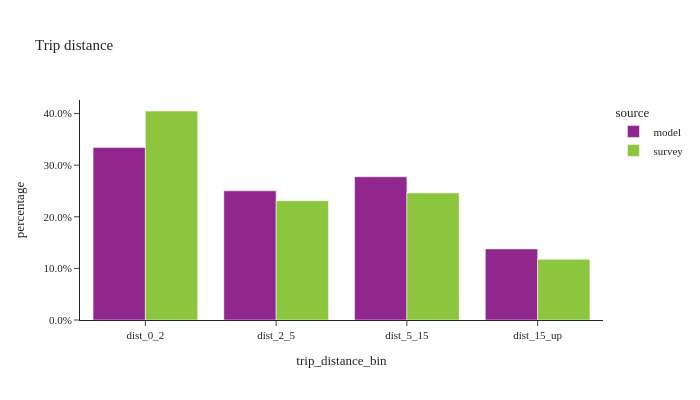

Notebook cell for this chart:
### Code cell
util.plot_share_barchart(trip_data, 'trip_weight', 'trip_distance_bin', title="Trip distance")

### Figure 1 — Plotly figure (JSON) as saved in the notebook; plotly's stock layout.template omitted (floating-point values rounded to 4 significant figures)
{"data": [{"alignmentgroup": "True", "customdata": [[4126000.0, 4126000.0], [3089000.0, 3089000.0], [3426000.0, 3426000.0], [1700000.0, 1700000.0]], "hovertemplate": "source=model<br>trip_distance_bin=%{x}<br>percentage=%{y}<br>weighted_sum=%{customdata[0]}<br>sample_size=%{customdata[1]}<extra></extra>", "legendgroup": "model", "marker": {"color": "#91268F", "pattern": {"shape": ""}}, "name": "model", "offsetgroup": "model", "orientation": "v", "showlegend": true, "textposition": "auto", "type": "bar", "x": ["dist_0_2", "dist_2_5", "dist_5_15", "dist_15_up"], "xaxis": "x", "y": [0.3343, 0.2503, 0.2776, 0.1377], "yaxis": "y"}, {"alignmentgroup": "True", "customdata": [[6503000.0, 18500.0], [3711000.0, 9080.0], [3955000.0, 7853.0], [1887000.0, 3289.0]], "hovertemplate": "source=survey<br>trip_distance_bin=%{x}<br>percentage=%{y}<br>weighted_sum=%{customdata[0]}<br>sample_size=%{customdata[1]}<extra></extra>", "legendgroup": "survey", "marker": {"color": "#8CC63E", "pattern": {"shape": ""}}, "name": "survey", "offsetgroup": "survey", "orientation": "v", "showlegend": true, "textposition": "auto", "type": "bar", "x": ["dist_0_2", "dist_2_5", "dist_5_15", "dist_15_up"], "xaxis": "x", "y": [0.405, 0.2311, 0.2463, 0.1175], "yaxis": "y"}], "layout": {"barmode": "group", "height": 400, "legend": {"title": {"text": "source"}, "tracegroupgap": 0}, "title": {"text": "Trip distance"}, "width": 700, "xaxis": {"anchor": "y", "domain": [0.0, 1.0], "title": {"text": "trip_distance_bin"}}, "yaxis": {"anchor": "x", "domain": [0.0, 1.0], "tickformat": ".1%", "title": {"text": "percentage"}}}}
